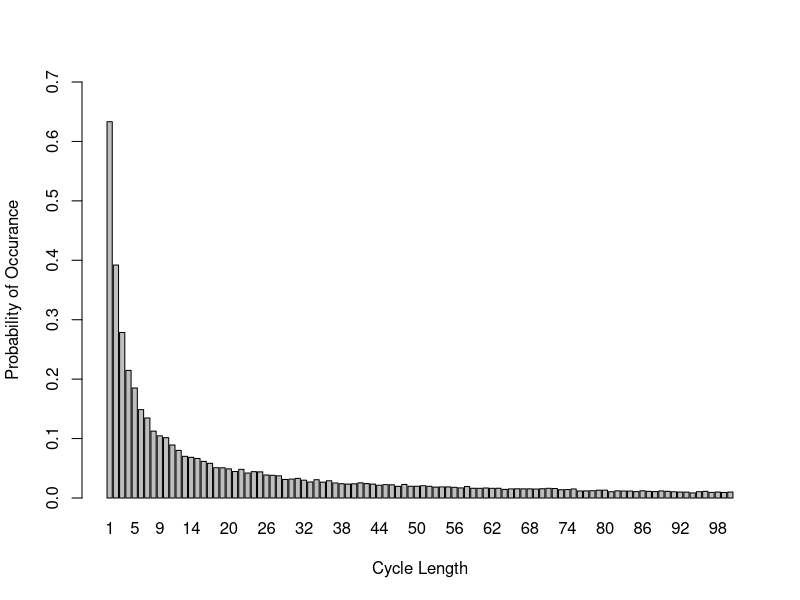

This chart was generated by the following R code:
# Group members:
# 1. Jie Xin Ng s1859154
# 2. Qiqi Xiao s2323497
# 3. Imran Toprak s2430699

# GitHub Repo: https://github.com/JieXinNg/StatsProgrammingCW2.git

# Team member contributions: 
# the three of us did all the questions and helped each other out when stuck
# we compared and modified our codes into this final version
# each of us contributed equally towards this assignment, 33% each 

### Overview ####
# This project finds a good strategy for the prisoner problem with simulations.
# The prisoner problem is a problem with 2n prisoners, boxes, and cards. 
# Each prisoner is assigned a number from 1 to 2n.
# The same is done for the boxes and cards.
# In each box, a card is randomly allocated.
# The prisoner has n tries to open a box until he finds card k, his own number.
# This project simulates 3 strategies to find card k by the n-th opened box.
# A success is when the prisoner found card k by the n-th box in a simulation.
# We compare the 3 strategies with the probabilities of successful simulations.
# Startegy 1 starts at box k, then going to the next box with the card number 
# gotten in box k, this process is repeated until card = k is found.
# Strategy 2 is the same as Strategy 1, but starting at a random box instead.
# Strategy 3 is opening boxes randomly until card = k is found.
# Function Pone simulates the prisoner problem and estimate the probabilities.
# From the results, we are interested in finding the joint success probability. 
# Pall is a function to estimate the success probability for all prisoners.
# We then created dloop to explore the probabilities of each loop length from 1 
# to 2n occurring at least once in a random shuffling of cards to boxes.
# dloop is used to find an explanation for why strategy 1 is better.
# The presence of loops while being in the loop for starting at box k increases 
# the chances of finding card k if loops with length<=n are more likely to occur 
# We end the project with visualising the probabilities of each loop length from
# 1 to 2n occurring at least once in a random shuffling of cards to boxes.
#################

create_box <- function(n)
{
  # returns a list of 2n of box-car pairs, each card is randomly allocated to a box  
  # @return box_with_card = a list of box and card pairs
  # @param n = half of the number of boxes, i.e. put n=5 if you wish to create 10 box-card pairs

  
  box_number <- c(1:(2*n)) # create an array of boxes from 1 to 2n
  card_number <- sample(1:(2*n)) # create an array of cards randomly sorted from 1 to 2n
  box_with_card <- list() # create a list to contain the box-card pair
  
  # loop to pair up the boxes and cards
  for (i in 1:(2*n)) {
    box_with_card <- append(box_with_card, list(c(box_number[i],card_number[i]))) 
  }
  
  return(box_with_card) # this is in the format (box_number,card_number)
}

# this function is used to determine if the k-th prisoner succeed by strategy 1
# return 1 if succeed or return 0 if fail
# Strategy 1 is to start at box k, then going to the subsequent box with the card number gotten in box k,  
# this process is repeated until card = k is found
# @param n = number of boxes opened to find k card
# @param k = prisoner's number
# @param box_with_card = the list of all box-card pairs
strategy1 <- function(n, k, box_with_card)
{
  k_success <- 0
  picked_box <- box_with_card[[k]] # The k-th box is the first opened box
  
  # loop n times as a prisoner only has n tries
  for (b in 1:n){
    # if we do not find the prisoner's number in the box
    if (picked_box[2] != k){
      # pick the next box using the card number found in current box
      picked_box <- box_with_card[[picked_box[2]]] 
    }
    # if we found the prisoner's card by the n-th opened box
    else {
      k_success <- 1 
      break
    }
  }
  return (k_success)
}

# this function is used to determine if the k-th prisoner succeed by strategy 2
# return 1 if succeed or return 0 if fail
# Strategy 2 is the same as Strategy 1, but starting at a random box instead
# @param n = number of boxes opened to find k card
# @param k = prisoner's number
# @param box_with_card = the list of all box-card pairs
strategy2 <- function(n, k, box_with_card)
{
  k_success <- 0
  # start from a randomly selected box
  picked_box <- box_with_card[[sample(1:(2*n),1)]] 
  
  # loop n times as a prisoner only has n tries
  for (b in 1:n){
    # if we do not find the prisoner's number in the box
    if (picked_box[2] != k){
      # pick the next box using the card number found in current box
      picked_box <- box_with_card[[picked_box[2]]]
    }
    # if we found the prisoner's card by the n-th opened box
    else {
      k_success <- 1  
      break
    }
  }
  return (k_success)
}

# this function is used to determine if the k-th prisoner succeed by strategy 3
# return 1 if succeed or return 0 if fail
# Strategy 3 is opening boxes randomly until card = k is found
# @param n = number of boxes opened to find k card
# @param k = prisoner's number
# @param box_with_card = the list of all box-card pairs
strategy3 <- function(n, k, box_with_card)
{
  k_success <- 0
  # prisoners open n boxes at random
  open_order <- c(sample(1:(2*n),n))
  # every prisoner can open at most n boxes
  for (j in 1:n) {
    # if the prisoner successfully found the card with number k
    if (box_with_card[[open_order[j]]][2] == k) {
      k_success <- 1
      break
    }
  }
  return(k_success)
}

Pone <- function(n, k, strategy, nreps){
  
  # Pone is used to estimate the probability of finding card = k by the n-th box
  # Strategy 1 is to start at box k, then going to the subsequent box with the 
  # card number gotten in box k, this process is repeated until card = k is found
  # Strategy 2 is the same as Strategy 1, but starting at a random box instead
  # Strategy 3 is opening boxes randomly until card = k is found
  #
  # This function uses create_box
  # @return the probability of finding card = k by the n-th box given a strategy
  # @param n = number of boxes opened to find k card
  # @param k = prisoner's number
  # @param strategy = strategy chosen to find k card
  # @param nreps = number of repetitions of simulation to estimate probability
  
  if (strategy == 1){
    count = 0 # start a counter to find the number of times prisoner successfully found card k by the n-th opened box 
    
    # repeat the simulation nreps times
    for (rep in 1:nreps){
      box_with_card <- create_box(n) # create a list of 2n random box-card pairs (numbers ranging from 1 to 2n)
      # counting the simulation as a success
      count <- strategy1(n, k, box_with_card) + count
    }
  }
  
  else if (strategy == 2)
  {
    count = 0 # start a counter to find the number of times prisoner successfully found card k by the n-th opened box
    # repeat the simulation nreps times
    for (rep in 1:nreps){
      box_with_card <- create_box(n) # create a list of 2n random box-card pairs (numbers ranging from 1 to 2n)
      # counting the simulation as a success
      count <- strategy2(n, k, box_with_card) + count
    }
  }
  
  else if (strategy == 3)
  {
    count = 0 # start a counter to find the number of times prisoner successfully found card k by the n-th opened box
    # repeat the simulation nreps times
    for (rep in 1:nreps){
      box_with_card <- create_box(n) # create a list of 2n random box-card pairs (numbers ranging from 1 to 2n)
      # counting the simulation as a success
      count <- strategy3(n, k, box_with_card) + count
    }
  }
  
  return(count/nreps) # probability = number of successes / total simulations (nreps)
  
}

# Pall aims to obtain the probability that all prisoners successfully found the card with their number on it. 
# The 3 strategies are the same as those in Pone.
# @param n = number of boxes opened to find k card
# @param strategy = strategy chosen to find k card, which should be 1, 2 or 3
# @param nreps = number of repetitions of simulation to estimate probability
Pall <- function(n,strategy,nreps)
{ 
  count_simulations <- 0 # counting up the number of times that all prisoners succeed
  if(strategy == 1)
  {
    # repeat the simulation nreps times
    for (rep in 1:nreps){
      # counting up the number of prisoners succeed in one simulation
      count_one_simulation <- 0 
      # all box-card pairs are exactly the same for every prisoner in one simulation
      box_with_card <- create_box(n)
      # loop over the prisoners
      for (k in 1:(2*n)){
        count_one_simulation <- strategy1(n, k, box_with_card) + count_one_simulation
      }
      # decide if all prisoners succeed in this simulation
      if (count_one_simulation == 2*n){
        count_simulations <- count_simulations + 1 # +1 for every joint success
      }
    }
  }
  
  else if (strategy == 2)
  {
    # counting up the number of times that all prisoners succeed
    count_simulations <- 0 
    # repeat the simulation nreps times
    for (rep in 1:nreps){
      # counting up the number of prisoners succeed in one simulation
      count_one_simulation <- 0 
      box_with_card <- create_box(n)
      # loop over the prisoners
      for (k in 1:(2*n)){
        count_one_simulation <- strategy2(n, k, box_with_card) + count_one_simulation
      }
      # decide if all prisoners succeed in this simulation
      if (count_one_simulation == 2*n){
        count_simulations <- count_simulations + 1 # +1 for every joint success
      }
    }
  }
  
  else if (strategy == 3) 
  {
    # counting up the number of times that all prisoners succeed
    count_simulations <- 0 
    # repeat the simulation nreps times
    for (rep in 1:nreps){
      box_with_card <- create_box(n)
      # counting up the number of prisoners succeed in one simulation
      count_one_simulation <- 0 
      # loop over the prisoners
      for (k in 1:(2*n)){
        count_one_simulation <- strategy3(n, k, box_with_card) + count_one_simulation
      }
      # decide if all prisoners succeed in this simulation
      if (count_one_simulation == 2*n) {
        count_simulations <- count_simulations + 1 # +1 for every joint success
      }
    }
    
  }
  return(count_simulations/nreps) 
}

# We compare the probabilities for n=5 and n=50 for individual and joint probabilities
one5 <- c(Pone(5,7,1,10000),Pone(5,7,2,10000),Pone(5,7,3,10000))
one50 <- c(Pone(50,7,1,10000),Pone(50,7,2,10000),Pone(50,7,3,10000))
all5 <- c(Pall(5,1,10000),Pall(5,2,10000),Pall(5,3,10000))
all50 <- c(Pall(50,1,10000),Pall(50,2,10000),Pall(50,3,10000))
# when n=5
for (i in 1:3){
  print(paste0("The individual success probability for n = 5 using strategy ", 
               i, " is ", one5[i]))
  print(paste0("The joint success probability for n = 5 using strategy ", 
               i, " is ", all5[i]))
}
# when n=50
for (i in 1:3){
  print(paste0("The individual success probability for n = 50 using strategy ", i, " is ", one50[i]))
  print(paste0("The joint success probability for n = 50 using strategy ", i, " is ", all50[i]))
}


# Q4

#Strategy 1 works significantly better than the other strategies because of the loops, 
#during the opening sequences which will be elaborated in the next questions, as well.

#For strategy 3, we do not consider the loops, because the prisoners pick the boxes
#randomly. Their decision do not depends on the outcome of the previous box. So, each 
#prisoner will have 0.5 chance, and the success probability of each prisoner is independent
#from the others. Therefore, joint success probability decreases dramatically with increasing n.

#If prisoners decide on the next box according to the outcome of previous box, a loop will 
#definitely occur, because we will turn back to our initial box ultimately. In other words, 
#there will be limited number of loops whose lengths are ranging from 1 to 2n in each 
#random shuffling of the cards.

#Then, for strategy 2, we always have to possibilites: Either the first randomly selected box 
#and our desired box are members of the same loop, or not. If not, we will have infinite loop 
#and it is impossible to reach the box containing our number in n steps. That is why the joint 
#probability  of success is dramatically less then the one in strategy 1. According to Pone function, 
#theprobability of success for each prisoner was around 0.4, and it is independent from the other  
#prisoners again. Which decreases the probability of total success with increasing n, again.

#Unlike strategy 2, strategy 3 works significantly well, because the loop including our first box
# will definitely include our desired box, because we are starting with the box with the our number.
#Then, the probability of success will depend on the lengthof this first loop. As we can try n times 
#at most, we can find our number only if the length of loop is less than n+1. For a single person, 
#the probability of success is still 0.5, but this time joint probability is much higher, because 
#the success of each prisoner will not be independent from the others. Because the room is turned to 
#its original state after each turn, and all prisoners start with a unique number. Then, all loops 
#included by 2n different box-number combinations will be tried by the prisoners, and if the maximum
#loop length is less than n+1, then all prisoners will be free. 

dloop <- function (n,nreps){
  
  # dloop estimates the probabilities of each loop length from 1 to 2n occurring 
  # at least once in a random shuffling of cards to boxes.
  # This is done by setting up two variables "start" and "pick"
  # "start" is used to decompose the cycles as we remove elements found in the 
  # "start" cycle such that we do not end up in the same permutation cycle again 
  # when picking a new "start" value.
  # "pick" is used to pick the next opened box while adding each element found 
  # to the list of elements to be excluded from "start", if we end up picking a
  # box with the card "start", we end the current loop and and choose a new "start"
  #
  # @return a 2n array of probabilities for each loop length occurring at least 
  # once in a random shuffling of cards to boxes
  # @param n = half the loop length, i.e. put n=5 if you wish to create 10 box-card pairs
  # @param nreps = number of repetitions of simulation to estimate probability
  
  
  # array to contain the probabilites for all loop length occurring at least once 
  loop_len_for_all <- rep(0,2*n)
  
  # loop the simulation nreps times 
  for (rep in 1:nreps){
    # array to contain the probabilities for all loop length occurring at least once in a given simulation
    loop_len_for_one <- rep(0,2*n)
    # collect the box numbers that have been in a loop so they are not chosen again
    loop_included <- c() 
    card_num <- sample(1:(2*n)) # random shuffling of card numbers from 1 to 2n
    start <- 1                  # start with the first card for the first loop
    
    # while we have not found all the cycles of the cards
    while (length(loop_included) != 2*n) {
      # if we have not gone through all possible loops
      if (length(loop_included) >= 1 & length(loop_included) < 2*n-1){
        # pick the next start for next loop from cards that have not been opened
        start <- sample(c(1:(2*n))[-loop_included], 1)
      }
      
      # else if we have gone through all loops except for one
      else if(length(loop_included) == 2*n-1){
        
        start <- c(1:(2*n))[-loop_included] # set the last card number = element in loop_included
      }
  
      pick <- start     # set the first opened box number to be start
      length_count <- 0 # count up the length of the loop
      
      # while we have not reached the end of the loop
      # i.e. the selected card is not the starting box
      while (card_num[pick] != start){
        # keep adding the elements in the cycle into loop_included
        loop_included <- append(loop_included, pick)
        pick <- card_num[pick]            # pick the next box to be the current card number
        length_count <- length_count + 1  # counting up the length of each loop
        
      }
      
      loop_included <- append(loop_included, pick) # the last element in the loop is not counted up
      length_count <- length_count + 1             # count up the number of elements in the loop
      # count the times each loop length shows in one simulation
      loop_len_for_one[length_count] <- loop_len_for_one[length_count] + 1 
      
    }
    
    # loop through each cycle length to update the value for loop_len_for_all
    for (i in 1:(2*n)){
      # if the cycle length occurs at least one
      if (loop_len_for_one[i] != 0){
        # count up each loop length occurring at least once for all simulations
        loop_len_for_all[i] <- loop_len_for_all[i] + 1 
      }
    }
  }
  
  # divide total number of times each cycle length occurs by nreps to get probability
  return(loop_len_for_all / nreps) 
  
}

# Now we explore the probabilities with dloop and visualise them
prob<-dloop(50,10000)
print("Below is the estimate of the probabilities of each loop length from 1 to 
      2n occurring at least once for n = 50.")
print(prob)
prob2<- sum(prob[51:100])
print(paste0("The probability that there is no loop longer than 50 in a random 
             reshuffling of cards to boxes is ", 1 - prob2))
# plot the probabilities
dat <- data.frame(x=c(1:100), y=(prob))
barplot(dat$y, names.arg=dat$x, ylim=c(0,0.7), ylab="Probability of Occurance", xlab="Cycle Length")


